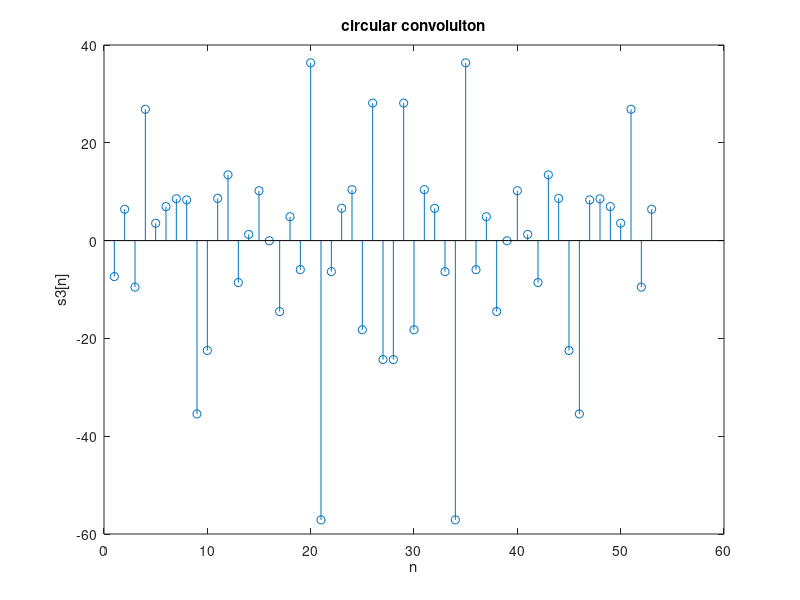

MATLAB code to generate this figure:
s1 = [0.8884 -1.1471 -1.0689 -0.8095 -2.9443 1.4384 0.3252 -0.7549 1.3703 -1.7115 -0.1022 -0.2414 0.3192 0.3129 -0.8649 -0.0301 -0.1649 0.6277 1.0933 1.1093 -0.8637 0.0774 -1.2141 -1.1135 -0.0068 1.5326 -0.7697 0.3714 -0.2256 1.1174];
s2 = [-1.0891 0.0326 0.5525 1.1006 1.5442 0.0859 -1.4916 -0.7423 -1.0616 2.3505 -0.6156 0.7481 -0.1924 0.8886 -0.7648 -1.4023 -1.4224 0.4882 -0.1774 -0.1961 1.4193 0.2916 0.1978 1.5877];


% get the lengths of the input signals
M = length(s1);
N = length(s2);

% compute the length of the linear convolution
L = M + N - 1;

% compute the FFT of the input signals
S1 = fft(s1, L);
S2 = fft(s2, L);

% compute the element-wise product in the frequency domain
Y = S1.*S2;

% compute the IFFT of the product to obtain the linear convolution
y = ifft(Y);


stem(Y);
title("circular convoluiton")
xlabel("n")
ylabel("s3[n]")




